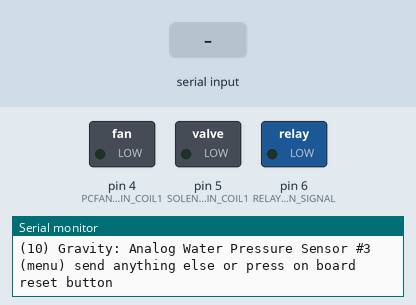
A sketch run on a simulated Arduino Mega 2560, built with avr-gcc and run on an emulated ATmega2560. Parts: switched loads named in the sketch (green lamp = pin HIGH), the last lines printed to the serial monitor. Dashed ring = blinking. The test bench sets the inputs (shaded band).

Above: at 1.2 s.
1.3 s: "4" received over Serial
At 1.7 s:
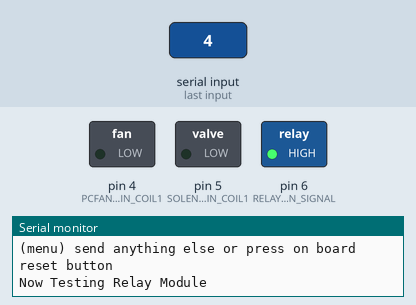
Timing chart, 0 to 10.3 s (numbered marks = the images above; inputs shaded):
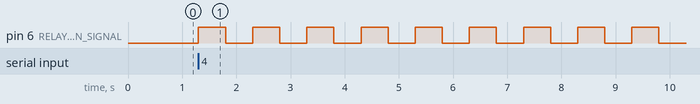

The sketch:

Firmware.ino
```cpp
/*******************************************************
 * Firmware
 * Team Simple
 * Standalone Self Regulated Oxygen Delivery System
 *
 *********  Author:
 * Nammelo
 ********* Co-Authors:
 * Asma
 * Jie
 * Muhammed
 * Jenny
 * Ikwuo
 * Obert
 * Terrence
 * Botshelo
 *********
 *Elizabeth Johansen -Mentor
 *Jet Lim -Mentor
 *Wasswa -Mentor
 *
 *
 *            ********************
 *            *****25/06/2020*****
 *            ********************
 *            ********************
 *            ***UBORA BOOTCAMP***
 *            ********2020********
 *            ********************
 *            ********************
 *
********************************************************/
// Include Libraries
#include "Arduino.h"
#include "Fan.h"
#include "Relay.h"
#include "SolenoidValve.h"


// Pin Definitions
#define PCFAN_PIN_COIL1	4
#define PIEZOVIBRATION_PIN_NEG	A10
#define RELAYMODULE_PIN_SIGNAL	6
#define SOLENOIDVALVE_PIN_COIL1	5
#define WATERFLOW_5V1_1_PIN_SIG	2
#define WATERFLOW_5V2_2_PIN_SIG	3
#define WATERPRESSURESENSOR_5V1_1_PIN_SIG	A0
#define WATERPRESSURESENSOR_5V2_2_PIN_SIG	A3
#define WATERPRESSURESENSOR_5V3_3_PIN_SIG	A13


// Global variables and defines

// object initialization
Fan PCFan(PCFAN_PIN_COIL1);
Relay relayModule(RELAYMODULE_PIN_SIGNAL);
SolenoidValve solenoidValve(SOLENOIDVALVE_PIN_COIL1);


// define vars for testing menu
const int timeout = 10000;       //define timeout of 10 sec
char menuOption = 0;
long time0;

// Setup the essentials for your circuit to work. It runs first every time your circuit is powered with electricity.
void setup()
{
    // Setup Serial which is useful for debugging
    // Use the Serial Monitor to view printed messages
    Serial.begin(9600);
    while (!Serial) ; // wait for serial port to connect. Needed for native USB
    Serial.println("start");


    menuOption = menu();

}

// Main logic of your circuit. It defines the interaction between the components you selected. After setup, it runs over and over again, in an eternal loop.
void loop()
{


    if(menuOption == '1')
    {
    // Disclaimer: The SparkFun Particle Sensor Breakout - MAX30105 is in testing and/or doesn't have code, therefore it may be buggy. Please be kind and report any bugs you may find.
    }
    else if(menuOption == '2') {
    // PC Fan 12V - Test Code
    // The PC Fan will turn on for 2000ms and off for 4000ms (4 sec)
    PCFan.on(); // 1. turns on
    delay(2000);       // 2. waits 2000 milliseconds (2 sec).
    PCFan.off();// 3. turns off
    delay(4000);       // 4. waits 4000 milliseconds (4 sec).

    }
    else if(menuOption == '3')
    {
    // Disclaimer: The Piezo Vibration Sensor - Large with Mass is in testing and/or doesn't have code, therefore it may be buggy. Please be kind and report any bugs you may find.
    }
    else if(menuOption == '4') {
    // Relay Module - Test Code
    // The relay will turn on and off for 500ms (0.5 sec)
    relayModule.on();       // 1. turns on
    delay(500);             // 2. waits 500 milliseconds (0.5 sec). Change the value in the brackets (500) for a longer or shorter delay in milliseconds.
    relayModule.off();      // 3. turns off.
    delay(500);             // 4. waits 500 milliseconds (0.5 sec). Change the value in the brackets (500) for a longer or shorter delay in milliseconds.
    }
    else if(menuOption == '5') {
    // 12V Solenoid Valve - 3/4'' - Test Code
    // The solenoid valve will turn on and off for 500ms (0.5 sec)
    solenoidValve.on(); // 1. turns on
    delay(500);       // 2. waits 500 milliseconds (0.5 sec). Change the value in the brackets (500) for a longer or shorter delay in milliseconds.
    solenoidValve.off();// 3. turns off
    delay(500);       // 4. waits 500 milliseconds (0.5 sec). Change the value in the brackets (500) for a longer or shorter delay in milliseconds.

    }
    else if(menuOption == '6')
    {
    // Disclaimer: The Water Flow Sensor G1/2'' #1 is in testing and/or doesn't have code, therefore it may be buggy. Please be kind and report any bugs you may find.
    }
    else if(menuOption == '7')
    {
    // Disclaimer: The Water Flow Sensor G1/2'' #2 is in testing and/or doesn't have code, therefore it may be buggy. Please be kind and report any bugs you may find.
    }
    else if(menuOption == '8')
    {
    // Disclaimer: The Gravity: Analog Water Pressure Sensor #1 is in testing and/or doesn't have code, therefore it may be buggy. Please be kind and report any bugs you may find.
    }
    else if(menuOption == '9')
    {
    // Disclaimer: The Gravity: Analog Water Pressure Sensor #2 is in testing and/or doesn't have code, therefore it may be buggy. Please be kind and report any bugs you may find.
    }
    else if(menuOption == '10')
    {
    // Disclaimer: The Gravity: Analog Water Pressure Sensor #3 is in testing and/or doesn't have code, therefore it may be buggy. Please be kind and report any bugs you may find.
    }

    if (millis() - time0 > timeout)
    {
        menuOption = menu();
    }

}


// Menu function for selecting the components to be tested
// Follow serial monitor for instrcutions
char menu()
{

    Serial.println(F("\nWhich component would you like to test?"));
    Serial.println(F("(1) SparkFun Particle Sensor Breakout - MAX30105"));
    Serial.println(F("(2) PC Fan 12V"));
    Serial.println(F("(3) Piezo Vibration Sensor - Large with Mass"));
    Serial.println(F("(4) Relay Module"));
    Serial.println(F("(5) 12V Solenoid Valve - 3/4''"));
    Serial.println(F("(6) Water Flow Sensor G1/2'' #1"));
    Serial.println(F("(7) Water Flow Sensor G1/2'' #2"));
    Serial.println(F("(8) Gravity: Analog Water Pressure Sensor #1"));
    Serial.println(F("(9) Gravity: Analog Water Pressure Sensor #2"));
    Serial.println(F("(10) Gravity: Analog Water Pressure Sensor #3"));
    Serial.println(F("(menu) send anything else or press on board reset button\n"));
    while (!Serial.available());

    // Read data from serial monitor if received
    while (Serial.available())
    {
        char c = Serial.read();
        if (isAlphaNumeric(c))
        {

            if(c == '1')
    			Serial.println(F("Now Testing SparkFun Particle Sensor Breakout - MAX30105 - note that this component doesn't have a test code"));
    		else if(c == '2')
    			Serial.println(F("Now Testing PC Fan 12V"));
    		else if(c == '3')
    			Serial.println(F("Now Testing Piezo Vibration Sensor - Large with Mass - note that this component doesn't have a test code"));
    		else if(c == '4')
    			Serial.println(F("Now Testing Relay Module"));
    		else if(c == '5')
    			Serial.println(F("Now Testing 12V Solenoid Valve - 3/4''"));
    		else if(c == '6')
    			Serial.println(F("Now Testing Water Flow Sensor G1/2'' #1 - note that this component doesn't have a test code"));
    		else if(c == '7')
    			Serial.println(F("Now Testing Water Flow Sensor G1/2'' #2 - note that this component doesn't have a test code"));
    		else if(c == '8')
    			Serial.println(F("Now Testing Gravity: Analog Water Pressure Sensor #1 - note that this component doesn't have a test code"));
    		else if(c == '9')
    			Serial.println(F("Now Testing Gravity: Analog Water Pressure Sensor #2 - note that this component doesn't have a test code"));
    		else if(c == '10')
    			Serial.println(F("Now Testing Gravity: Analog Water Pressure Sensor #3 - note that this component doesn't have a test code"));
            else
            {
                Serial.println(F("illegal input!"));
                return 0;
            }
            time0 = millis();
            return c;
        }
    }
}
```

Fan.cpp
```cpp
#include "Fan.h"

Fan::Fan(const int pin) : Switchable(pin)
{

}
```

Fan.h
```cpp
/** \addtogroup Fan
 *  @{
 */
#ifndef Fan_H
#define Fan_H

#include "Switchable.h"

//Fan driver class:
class Fan : public Switchable {
    public:
        Fan(const int pin);
};

#endif //Fan_H
 /** @}*/
```

Relay.cpp
```cpp
#include "Relay.h"

Relay::Relay(const int pin) : Switchable(pin)
{

}
```

Relay.h
```cpp
/** \addtogroup RelayModule
 *  @{
 */

#ifndef RELAY_H
#define RELAY_H

#include "Switchable.h"

//solenoid driver class:
class Relay : public Switchable {
    public:
        Relay(const int pin);
};

#endif //RELAY_H

 /** @}*/
```

SolenoidValve.cpp
```cpp
#include "SolenoidValve.h"

/* This file is empty because the functionalty of SolenoidValve
 * is implemented in Switchable
 */
 
```

SolenoidValve.h
```cpp
#ifndef _SOLENOID_VALVE_H_
#define _SOLENOID_VALVE_H_

#include "Switchable.h"

//solenoid driver class:
class SolenoidValve : public Switchable {
    public:
    SolenoidValve(const int pin) : Switchable(pin) {}
};

#endif // _SOLENOID_VALVE_H_
 
```

Switchable.cpp
```cpp
#include "Switchable.h"
#include <Arduino.h>

Switchable::Switchable(const int pin) : m_pin(pin)
{
    // Set pin as output
    pinMode(m_pin, OUTPUT);
    // Start state if off
	off();
}

//turn on:
void Switchable::on()
{
	digitalWrite(m_pin, 1); //high
	m_state = true;
}

//turn off:
void Switchable::off()
{
	digitalWrite(m_pin, 0); //low
	m_state = false;
}

void Switchable::toggle()
{
	digitalWrite(m_pin, !m_state); //low
	m_state = !m_state;
}

// dim pin
void Switchable::dim(int dimVal)
{
    analogWrite(m_pin, dimVal);
}

bool Switchable::getState()
{
    return m_state;
}

void Switchable::setState(bool state)
{
    digitalWrite(m_pin, state);
    m_state = state;
}
```

Switchable.h
```cpp
#ifndef _SWITCHABLE_H_
#define _SWITCHABLE_H_

//Base class for output that can be switched on/off via single digital pin:
class Switchable
{
	public:

		// Consturcutor accepts pin number for output
	    Switchable(const int pin);

		// Turn pin on
		void on();

	    // Turn pin off
		void off();

		// Toggle pin
		void toggle();

		// dim pin
		void dim(int dimVal);

		// Get current state
		bool getState();

		// Set state with bool variable
		void setState(bool state);

	private:

		const int m_pin; 	//output pin
		bool m_state;		//current state
};

#endif // _SWITCHABLE_H_
 
```

Measured:
- after the input at 1.3 s, pin 6 (RELAYMODULE_PIN_SIGNAL): alternates HIGH for 0.50 s and LOW for 0.50 s, starting at once
